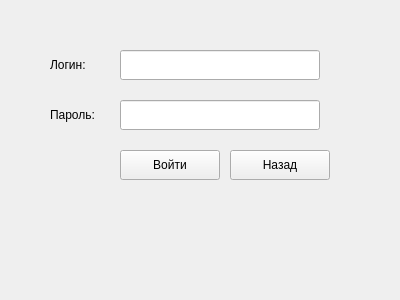
<?xml version="1.0" encoding="UTF-8"?>
<ui version="4.0">
 <class>LoginForm</class>
 <widget class="QWidget" name="LoginForm">
  <property name="geometry">
   <rect>
    <x>0</x>
    <y>0</y>
    <width>400</width>
    <height>300</height>
   </rect>
  </property>
  <property name="windowTitle">
   <string>Вход</string>
  </property>
  <widget class="QLabel" name="loginLabel">
   <property name="text">
    <string>Логин:</string>
   </property>
   <property name="geometry">
    <rect>
     <x>50</x>
     <y>50</y>
     <width>60</width>
     <height>30</height>
    </rect>
   </property>
  </widget>
  <widget class="QLineEdit" name="loginField">
   <property name="geometry">
    <rect>
     <x>120</x>
     <y>50</y>
     <width>200</width>
     <height>30</height>
    </rect>
   </property>
  </widget>
  <widget class="QLabel" name="passwordLabel">
   <property name="text">
    <string>Пароль:</string>
   </property>
   <property name="geometry">
    <rect>
     <x>50</x>
     <y>100</y>
     <width>60</width>
     <height>30</height>
    </rect>
   </property>
  </widget>
  <widget class="QLineEdit" name="passwordField">
   <property name="geometry">
    <rect>
     <x>120</x>
     <y>100</y>
     <width>200</width>
     <height>30</height>
    </rect>
   </property>
   <property name="echoMode">
    <enum>QLineEdit::Password</enum>
   </property>
  </widget>
  <widget class="QPushButton" name="loginButton">
   <property name="text">
    <string>Войти</string>
   </property>
   <property name="geometry">
    <rect>
     <x>120</x>
     <y>150</y>
     <width>100</width>
     <height>30</height>
    </rect>
   </property>
  </widget>
  <widget class="QPushButton" name="backButton">
   <property name="text">
    <string>Назад</string>
   </property>
   <property name="geometry">
    <rect>
     <x>230</x>
     <y>150</y>
     <width>100</width>
     <height>30</height>
    </rect>
   </property>
  </widget>
 </widget>
 <resources/>
 <connections/>
</ui>
